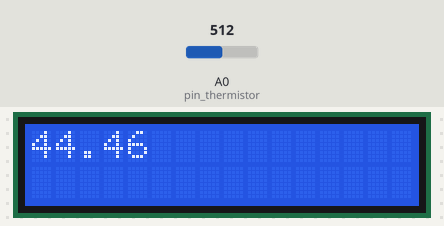
A sketch run on a simulated Arduino Uno, built with avr-gcc and run on an emulated ATmega328P. Shown: 16×2 character LCD. The inputs (shaded band) are chosen by the test bench; at power-on: A0 (pin_thermistor) = 512. What the sketch prints to the serial monitor is not drawn.

Above: at 1.2 s.
1.3 s: A0 (pin_thermistor) set to 716
At 1.7 s:
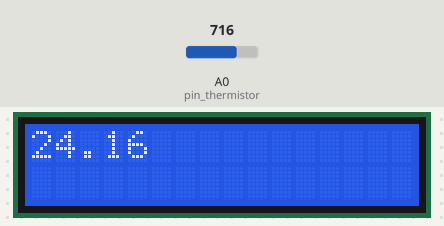
2.8 s: A0 (pin_thermistor) set to 900
At 4.0 s:
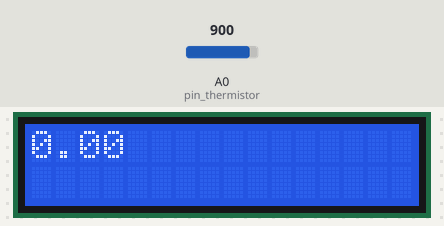
4.3 s: A0 (pin_thermistor) set to 511
At 5.3 s:
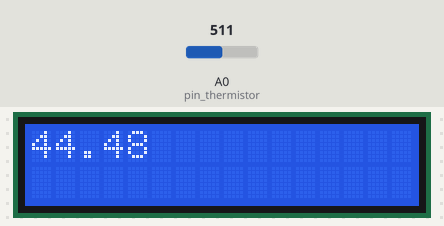
Timing chart, 0 to 7.3 s (numbered marks = the images above; inputs shaded):
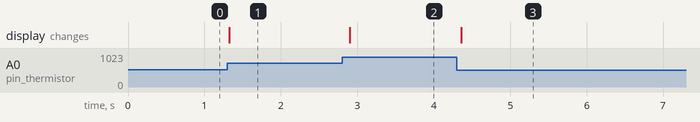

The sketch:

Thermistor.ino
```cpp
#include <LiquidCrystal.h>

// 5V
// |
// thermistor
// |
// +---- pin
// |
// GND
const int pin_thermistor = A0;


//OpenPCR defaults. Note: pin 16 and 17 don't exist!
//iLcd(6, 7, 8, A5, 16, 17),
const int pin_lcd_rs =  2; //Arduino pin that connects to R/S pin of LCD display
const int pin_lcd_e  =  3; //Arduino pin that connects to E   pin of LCD display
const int pin_lcd_d4 =  4; //Arduino pin that connects to D4  pin of LCD display
const int pin_lcd_d5 =  5; //Arduino pin that connects to D5  pin of LCD display
const int pin_lcd_d6 =  6; //Arduino pin that connects to D6  pin of LCD display
const int pin_lcd_d7 =  7; //Arduino pin that connects to D7  pin of LCD display
/*
PROGMEM const unsigned int DIY_RESISTANCE_TABLE[] = {
  9795, 7617, 5970, 4713, 3747, 3000, 2417, 1959, 1598, 1310, 1080, 895, 746, 624, 525, 444, 377, 321, 275, 236, 204, 176, 153, 133, 116, 103, 90, 80, 70, 62, 56,};
//0,    5      10    15    20    25    30    35    40    45    50    55  60    65  70  75    80
*/
PROGMEM const unsigned int DIY_RESISTANCE_TABLE[] = {
  14692, 11425, 8955, 7069.97, 5400.53, 3580.86, 3635, 2938, 2397, 1966, 1621, 1343, 1119, 937, 788, 666, 566, 482, 412, 354, 306, 265, 230, 200, 175, 154, 135, 119, 106, 94, 83 };
//0,    5      10    15    20    25

float TableLookup(const unsigned int lookupTable[], unsigned int tableSize, int startValue, unsigned long searchValue) {
  //simple linear search for now
  int i;
  for (i = 0; i < tableSize; i++) {
    if (searchValue >= pgm_read_word_near(lookupTable + i))
      break;
  }

  if (i > 0) {
    unsigned long high_val = pgm_read_word_near(lookupTable + i - 1);
    unsigned long low_val = pgm_read_word_near(lookupTable + i);
    return (i * 5) + startValue - (float)(searchValue - low_val) / (float)(high_val - low_val);
  } else {
    return startValue;
  }
}

double ReadTemp()
{
  unsigned long voltage_mv = (unsigned long)analogRead(pin_thermistor) * 5000 / 1024;
  unsigned long resistance = (voltage_mv * 2200 / (5000 - voltage_mv));
  const double t = TableLookup(DIY_RESISTANCE_TABLE, sizeof(DIY_RESISTANCE_TABLE) / sizeof(DIY_RESISTANCE_TABLE[0]), 0, resistance);
  return t;
}


LiquidCrystal lcd(
  pin_lcd_rs,
  pin_lcd_e,
  pin_lcd_d4,
  pin_lcd_d5,
  pin_lcd_d6,
  pin_lcd_d7);


void setup ()
{
  pinMode(pin_thermistor,INPUT);
  lcd.begin(16,2);
  Serial.begin(9600);
}

void loop()
{
  lcd.clear();
  lcd.setCursor(0,0);
  //const int value = analogRead(pin_thermistor);
  //const double f = static_cast<double>(value) / 1024.0;
  //lcd.print(f * 5.0);
  lcd.print( ReadTemp());
  Serial.print(" resistance: ");
  Serial.print((((unsigned long)analogRead(pin_thermistor) * 5000 / 1024) * 2200 / (5000 - (unsigned long)analogRead(pin_thermistor) * 5000 / 1024)) );
  Serial.print("    -    ");
  Serial.println(ReadTemp());
  delay(100);
}
```

Measured:
- after the input at 1.3 s, the display: changes at once (image 1)
- after the input at 2.8 s, the display: changes after 0.10 s (image 2)
- after the input at 4.3 s, the display: changes after 0.06 s (image 3)
